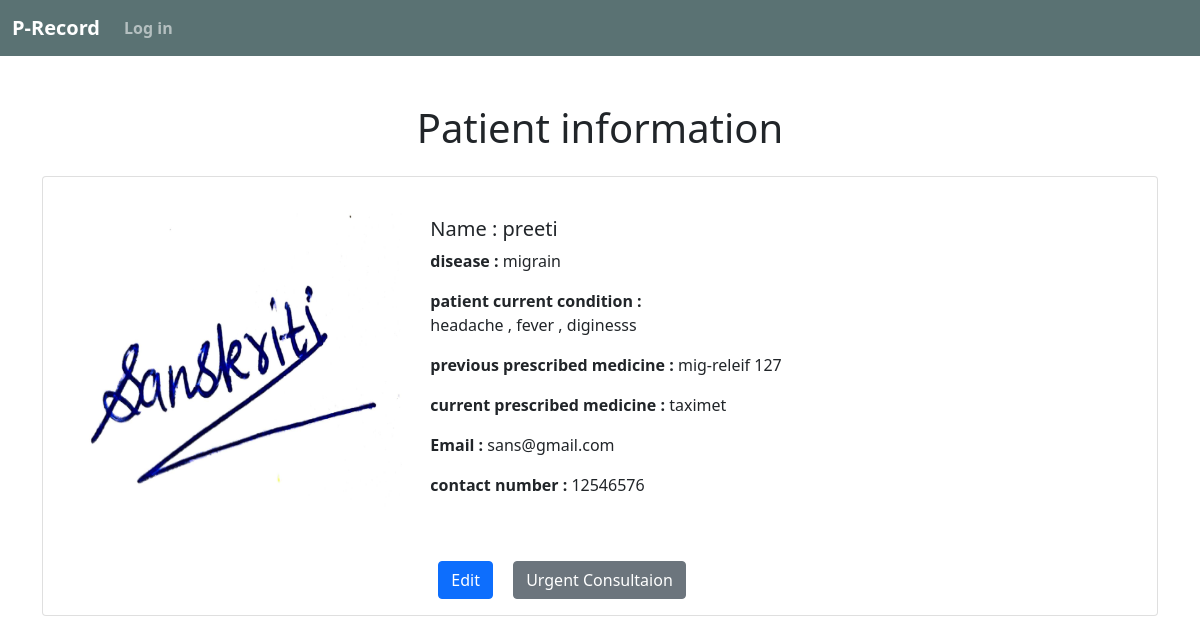
/show_record/details/2, run on the app's committed database.
### clinicapp/models.py (models this page shows, shortened)
class record(models.Model):
    name=models.CharField(max_length=55)
    email=models.EmailField()
    number=models.CharField(max_length=12)
    disease=models.CharField(max_length=55)
    condition=models.TextField()
    curr_prescribed=models.CharField(max_length=122)
    prev_prescribed=models.CharField(max_length=122)
    venue_image=models.ImageField(null=True,blank=True,upload_to="images/")

### clinicapp/views.py (the view)
# urls.py: path('show_record/details/<int:id>',views.details,name='details'),
def details(request,id):
    record_list=record.objects.get(pk=id)
    return render(request, 'record.html',{'record_list' : record_list})

### templates/record.html (shortened to what this page needs)
{% extends 'home.html' %}
{%block content%}
<div class="container my-4">
  <br/>
  <h1 style="text-align:center"> Patient information </h1>
   <div class="card mb-3 my-4" style="max-width: 1540px;">
    <div class="row g-0">
      <div class="col-md-4 my-4 " style="padding:12px;">
          {% if record_list.venue_image %}
        <img src="{{BASE_DIR}}/{{record_list.venue_image}}" class="img-fluid rounded-start" alt="..." style="height: 300px;width: 400px;">
        {% else %}
        <div >
          <img src="https://source.unsplash.com/featured/?girl,profile" class="img-fluid rounded-start" alt="..." style="height: 300px;width: 400px;">
        </div>
         {%endif%}
      </div>
      <div class="col-md-8">
        <div class="card-body">
            <br/>
          <h5 class="card-title"> Name : {{ record_list.name}}</h5>
          <p class="card-text"> <strong>disease :</strong> {{record_list.disease}}</p>
          <p class="card-text"><strong> patient current condition :</strong><br/> {{record_list.condition}}</p>
          <p class="card-text"> <strong>previous prescribed medicine :</strong> {{record_list.prev_prescribed}}</p>
          <p class="card-text"><strong> current prescribed medicine :</strong> {{record_list.curr_prescribed}}</p>
          <p class="card-text"> <strong>Email :</strong> {{record_list.email}}</p>
          <p class="card-text"> <strong>contact number :</strong> {{record_list.number}}</p>
          <button type="button" class="btn btn-primary mx-2"><a href="{% url 'edit' request.user.id %}" style="text-decoration: none; color: white;">Edit</a></button>
          {% if request.user.id is not 1 %}
          <button type="button" class="btn btn-secondary mx-2">Urgent Consultaion</button>
          {% endif %}
        </div>
      </div>
    </div>
  </div>
</div>
{%endblock%}

### data on the page
record: venue_image (picture), name "preeti", disease "migrain", condition "headache , fever , diginesss", prev_prescribed "mig-releif 127", curr_prescribed "taximet", email "sans@gmail.com", number "12546576"
